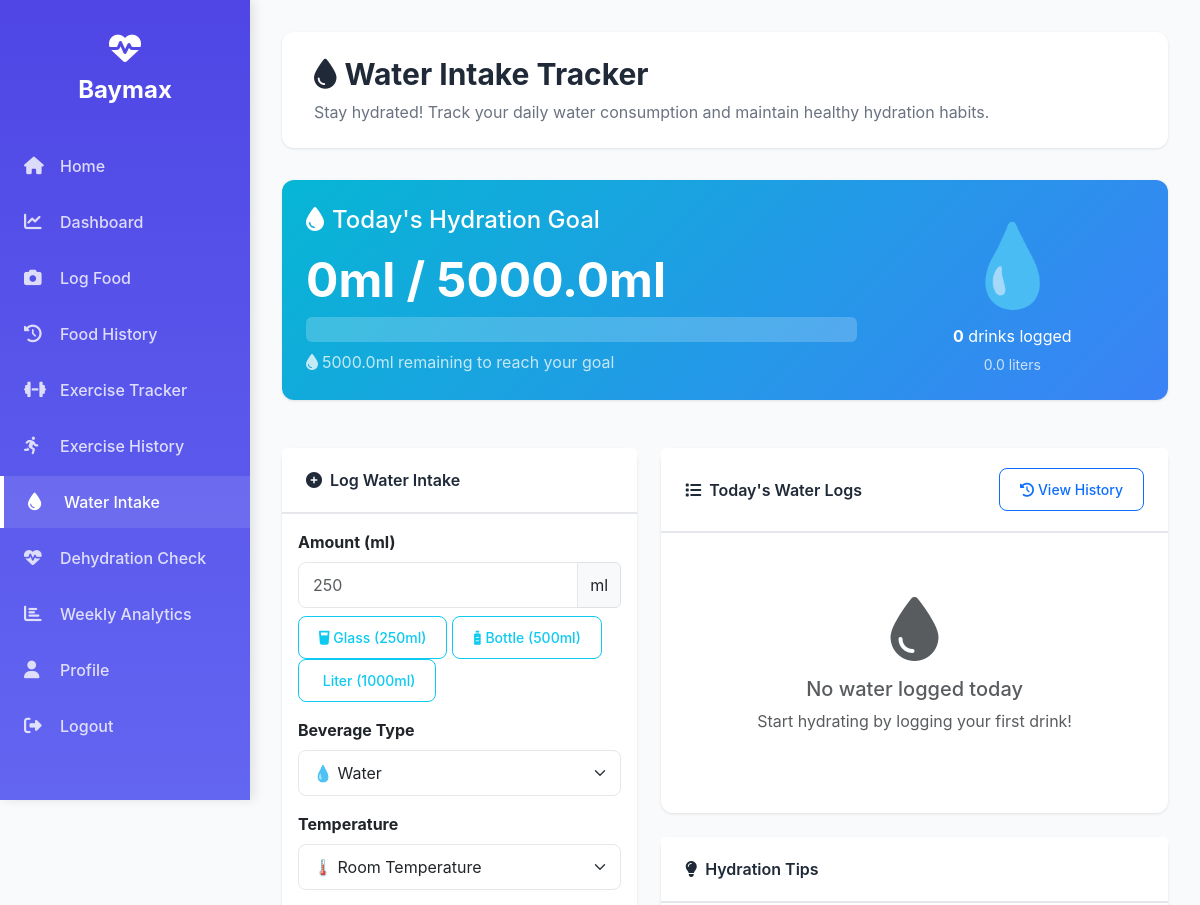
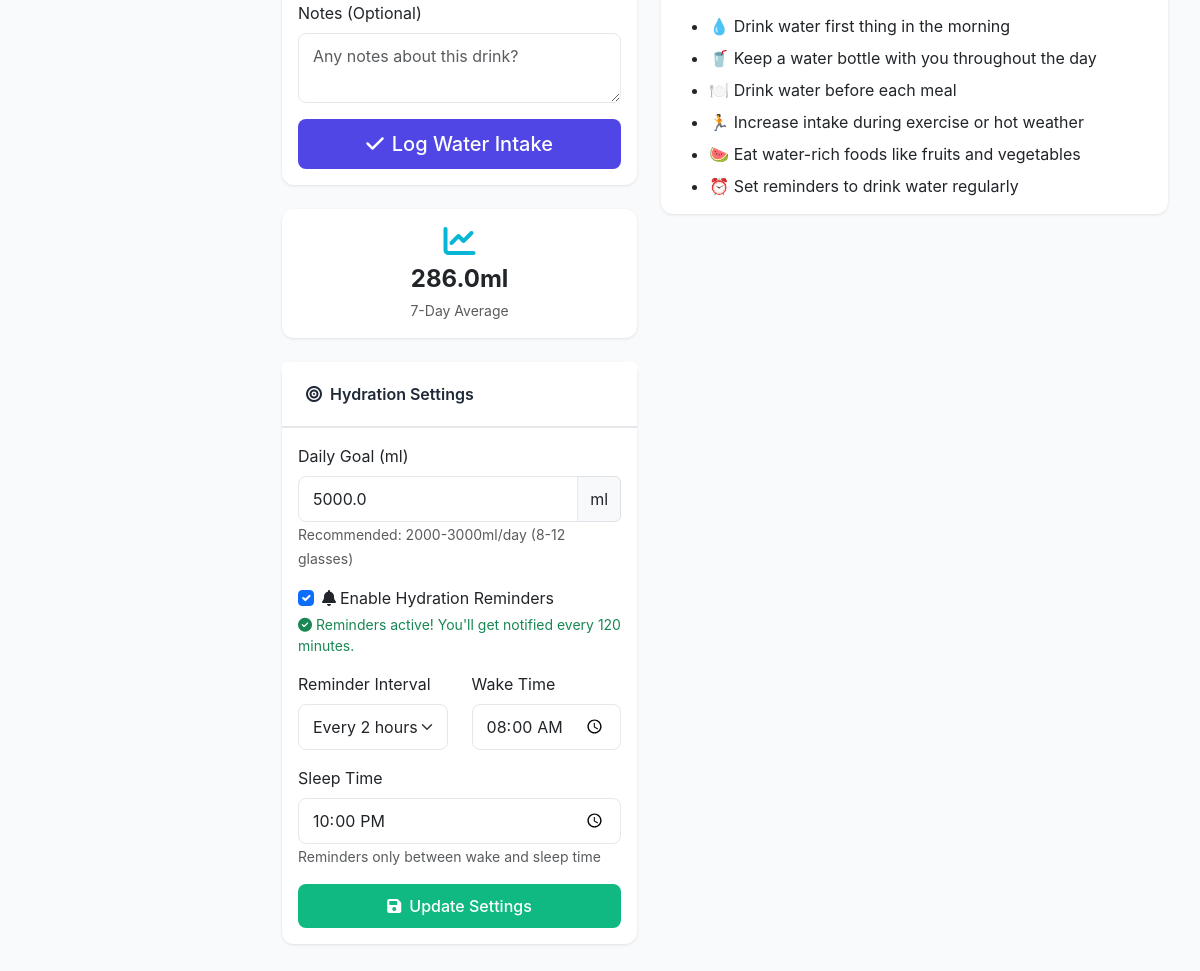
Screenshot of /water_intake (signed in) with the database file from the repository (2 pictures, top to bottom).
### app.py (models this page shows)
class WaterGoal(db.Model):
    id = db.Column(db.Integer, primary_key=True)
    user_id = db.Column(db.Integer, db.ForeignKey('user.id'), unique=True)
    daily_goal_ml = db.Column(db.Float, default=2000)  # Default 2L
    reminder_enabled = db.Column(db.Boolean, default=True)
    reminder_interval_minutes = db.Column(db.Integer, default=120)  # Every 2 hours
    wake_time = db.Column(db.String(5), default='08:00')  # Start reminders
    sleep_time = db.Column(db.String(5), default='22:00')  # Stop reminders
    created_at = db.Column(db.DateTime, default=datetime.utcnow)
    updated_at = db.Column(db.DateTime, default=datetime.utcnow, onupdate=datetime.utcnow)

### app.py (the view)
@app.route('/water_intake')
@login_required
def water_intake():
    goal = WaterGoal.query.filter_by(user_id=current_user.id).first()
    if not goal:
        goal = WaterGoal(user_id=current_user.id, daily_goal_ml=2000)
        db.session.add(goal)
        db.session.commit()
    ist_now = datetime.now(IST)
    today_start = ist_now.replace(hour=0, minute=0, second=0, microsecond=0, tzinfo=None)
    today_intakes = WaterIntake.query.filter(
        WaterIntake.user_id == current_user.id,
        WaterIntake.timestamp >= today_start
    ).order_by(WaterIntake.timestamp.desc()).all()
    today_total = sum(intake.amount_ml for intake in today_intakes)
    progress_percentage = min(100, round((today_total / goal.daily_goal_ml) * 100, 1))
    remaining_ml = max(0, goal.daily_goal_ml - today_total)
    week_ago = datetime.utcnow() - timedelta(days=7)
    week_intakes = WaterIntake.query.filter(
        WaterIntake.user_id == current_user.id,
        WaterIntake.timestamp >= week_ago
    ).all()
    week_total = sum(intake.amount_ml for intake in week_intakes)
    weekly_average = round(week_total / 7, 0)
    daily_totals = {}
    for intake in week_intakes:
        date_key = intake.timestamp.strftime('%Y-%m-%d')
        if date_key not in daily_totals:
            daily_totals[date_key] = 0
        daily_totals[date_key] += intake.amount_ml
    beverage_breakdown = {}
    for intake in today_intakes:
        bev_type = intake.beverage_type
        if bev_type not in beverage_breakdown:
            beverage_breakdown[bev_type] = 0
        beverage_breakdown[bev_type] += intake.amount_ml
    return render_template('water_intake.html',
                         goal=goal,
                         today_total=today_total,
                         progress_percentage=progress_percentage,
                         remaining_ml=remaining_ml,
                         today_intakes=today_intakes,
                         weekly_average=weekly_average,
                         daily_totals=daily_totals,
                         beverage_breakdown=beverage_breakdown)

### templates/water_intake.html (shortened to what this page needs)
{% extends "base.html" %}
{% block content %}
<div class="content-header">
    <h1><i class="fas fa-tint me-2"></i>Water Intake Tracker</h1>
    <p>Stay hydrated! Track your daily water consumption and maintain healthy hydration habits.</p>
</div>
<div class="row mb-4">
    <div class="col-12">
        <div class="card" style="background: linear-gradient(135deg, #06b6d4 0%, #3b82f6 100%); color: white; border: none;">
            <div class="card-body p-4">
                <div class="row align-items-center">
                    <div class="col-md-8">
                        <h4 class="mb-3"><i class="fas fa-tint me-2"></i>Today's Hydration Goal</h4>
                        <h2 class="mb-2 display-5 fw-bold">{{ today_total }}ml / {{ goal.daily_goal_ml }}ml</h2>
                        <div class="progress" style="height: 25px; background: rgba(255,255,255,0.2);">
                        </div>
                        <p class="mt-2 mb-0 opacity-75">
                            {% if remaining_ml > 0 %}
                                <i class="fas fa-tint me-1"></i>{{ remaining_ml }}ml remaining to reach your goal
                            {% else %}
                                <i class="fas fa-check-circle me-1"></i>Great job! You've reached your daily goal! 🎉
                            {% endif %}
                        </p>
                    </div>
                    <div class="col-md-4 text-center">
                        <div style="font-size: 5rem; opacity: 0.9;">
                            {% if progress_percentage < 30 %}
                                💧
                            {% elif progress_percentage < 60 %}
                                🥤
                            {% elif progress_percentage < 100 %}
                                💦
                            {% else %}
                                🏆
                            {% endif %}
                        </div>
                        <p class="mb-1"><strong>{{ today_intakes|length }}</strong> drinks logged</p>
                        <small class="opacity-75">{{ (today_total / 1000)|round(1) }} liters</small>
                    </div>
                </div>
            </div>
        </div>
    </div>
</div>
<div class="row g-4">
    <div class="col-lg-5">
        <div class="card">
            <div class="card-header">
                <i class="fas fa-plus-circle me-2"></i>Log Water Intake
            </div>
            <div class="card-body">
                <form method="post" action="{{ url_for('log_water') }}">
                    <div class="mb-3">
                        <label class="form-label fw-bold">Amount (ml)</label>
                        <div class="input-group">
                            <input type="number" name="amount_ml" class="form-control" id="amountInput"
                                   min="1" step="1" placeholder="250" required>
                            <span class="input-group-text">ml</span>
                        </div>
                        <div class="mt-2">
                            <button type="button" class="btn btn-sm btn-outline-info" onclick="setAmount(250)">
                                <i class="fas fa-glass-water"></i> Glass (250ml)
                            </button>
                            <button type="button" class="btn btn-sm btn-outline-info" onclick="setAmount(500)">
                                <i class="fas fa-bottle-water"></i> Bottle (500ml)
                            </button>
                            <button type="button" class="btn btn-sm btn-outline-info" onclick="setAmount(1000)">
                                 Liter (1000ml)
                            </button>
                        </div>
                    </div>
                    <div class="mb-3">
                        <label class="form-label fw-bold">Beverage Type</label>
                        <select name="beverage_type" class="form-select">
                            <option value="water">💧 Water</option>
                        </select>
                    </div>
                    <div class="mb-3">
                        <label class="form-label fw-bold">Temperature</label>
                        <select name="temperature" class="form-select">
                            <option value="room" selected>🌡️ Room Temperature</option>
                        </select>
                    </div>
                    <div class="mb-3">
                        <label class="form-label">Notes (Optional)</label>
                        <textarea name="notes" class="form-control" rows="2"
                                  placeholder="Any notes about this drink?"></textarea>
                    </div>
                    <button type="submit" class="btn btn-primary w-100 btn-lg">
                        <i class="fas fa-check me-2"></i>Log Water Intake
                    </button>
                </form>
            </div>
        </div>
        <div class="card mt-4">
            <div class="card-body text-center">
                <i class="fas fa-chart-line fa-2x mb-2" style="color: #06b6d4;"></i>
                <h4 class="mb-1 fw-bold">{{ weekly_average }}ml</h4>
                <small class="text-muted">7-Day Average</small>
            </div>
        </div>
        <div class="card mt-4">
            <div class="card-header">
                <i class="fas fa-bullseye me-2"></i>Hydration Settings
            </div>
            <div class="card-body">
                <form method="post" action="{{ url_for('update_water_goal') }}">
                    <div class="mb-3">
                        <label class="form-label">Daily Goal (ml)</label>
                        <div class="input-group">
                            <input type="number" name="daily_goal_ml" class="form-control"
                                   value="{{ goal.daily_goal_ml }}" min="500" step="100" required>
                            <span class="input-group-text">ml</span>
                        </div>
                        <small class="text-muted">Recommended: 2000-3000ml/day (8-12 glasses)</small>
                    </div>
                    <div class="mb-3">
                        <div class="form-check">
                            <input class="form-check-input" type="checkbox" name="reminder_enabled"
                                   id="reminderCheck" {% if goal.reminder_enabled %}checked{% endif %}>
                            <label class="form-check-label" for="reminderCheck">
                                <i class="fas fa-bell me-1"></i>Enable Hydration Reminders
                            </label>
                        </div>
                        {% if goal.reminder_enabled %}
                        <small class="text-success d-block mt-1">
                            <i class="fas fa-check-circle me-1"></i>Reminders active! You'll get notified every {{ goal.reminder_interval_minutes }} minutes.
                        </small>
                        {% else %}
                        <small class="text-muted d-block mt-1">
                            <i class="fas fa-info-circle me-1"></i>Enable to receive browser notifications
                        </small>
                        {% endif %}
                    </div>
                    <div class="row">
                        <div class="col-6 mb-3">
                            <label class="form-label">Reminder Interval</label>
                            <select name="reminder_interval_minutes" class="form-select">
                                <option value="120" {% if goal.reminder_interval_minutes == 120 %}selected{% endif %}>Every 2 hours</option>
                            </select>
                        </div>
                        <div class="col-6 mb-3">
                            <label class="form-label">Wake Time</label>
                            <input type="time" name="wake_time" class="form-control"
                                   value="{{ goal.wake_time }}" required>
                        </div>
                    </div>
                    <div class="mb-3">
                        <label class="form-label">Sleep Time</label>
                        <input type="time" name="sleep_time" class="form-control"
                               value="{{ goal.sleep_time }}" required>
                        <small class="text-muted">Reminders only between wake and sleep time</small>
                    </div>
                    <button type="submit" class="btn btn-success w-100">
                        <i class="fas fa-save me-2"></i>Update Settings
                    </button>
                </form>
            </div>
        </div>
    </div>
    <div class="col-lg-7">
        <div class="card">
            <div class="card-header d-flex justify-content-between align-items-center">
                <span><i class="fas fa-list me-2"></i>Today's Water Logs</span>
                <a href="{{ url_for('water_history') }}" class="btn btn-sm btn-outline-primary">
                    <i class="fas fa-history me-1"></i>View History
                </a>
            </div>
            <div class="card-body">
                {% if today_intakes %}
                    <div class="list-group list-group-flush">
                        {% for intake in today_intakes %}
                        <div class="list-group-item px-0">
                            <div class="d-flex justify-content-between align-items-start">
                                <div class="flex-grow-1">
                                    <h6 class="mb-1">
                                        {% if intake.beverage_type == 'water' %}💧
                                        {% elif intake.beverage_type == 'tea' %}🍵
                                        {% elif intake.beverage_type == 'coffee' %}☕
                                        {% elif intake.beverage_type == 'juice' %}🧃
                                        {% elif intake.beverage_type == 'milk' %}🥛
                                        {% elif intake.beverage_type == 'smoothie' %}🥤
                                        {% else %}🥤{% endif %}
                                        {{ intake.beverage_type|title }}
                                        <span class="badge bg-info ms-2">{{ intake.amount_ml }}ml</span>
                                    </h6>
                                    <small class="text-muted">
                                        <i class="far fa-clock me-1"></i>{{ intake.timestamp.strftime('%I:%M %p') }}
                                        {% if intake.temperature %}
                                            <span class="mx-2">|</span>
                                            {% if intake.temperature == 'cold' %}❄️
                                            {% elif intake.temperature == 'hot' %}🔥
                                            {% else %}🌡️{% endif %}
                                            {{ intake.temperature|title }}
                                        {% endif %}
                                    </small>
                                    {% if intake.notes %}
                                    <p class="mb-0 mt-1 small text-muted">
                                        <i class="fas fa-sticky-note me-1"></i>{{ intake.notes }}
                                    </p>
                                    {% endif %}
                                </div>
                                <form method="post" action="{{ url_for('delete_water', intake_id=intake.id) }}"
                                      style="display: inline;"
                                      onsubmit="return confirm('Delete this water log?');">
                                    <button type="submit" class="btn btn-sm btn-outline-danger">
                                        <i class="fas fa-trash"></i>
                                    </button>
                                </form>
                            </div>
                        </div>
                        {% endfor %}
                    </div>
                {% else %}
                    <div class="text-center py-5">
                        <i class="fas fa-tint fa-4x text-muted mb-3"></i>
                        <h5 class="text-muted">No water logged today</h5>
                        <p class="text-muted">Start hydrating by logging your first drink!</p>
                    </div>
                {% endif %}
            </div>
        </div>
        <div class="card mt-4">
            <div class="card-header">
                <i class="fas fa-lightbulb me-2"></i>Hydration Tips
            </div>
            <div class="card-body">
                <ul class="mb-0">
                    <li class="mb-2">💧 Drink water first thing in the morning</li>
                    <li class="mb-2">🥤 Keep a water bottle with you throughout the day</li>
                    <li class="mb-2">🍽️ Drink water before each meal</li>
                    <li class="mb-2">🏃 Increase intake during exercise or hot weather</li>
                    <li class="mb-2">🍉 Eat water-rich foods like fruits and vegetables</li>
                    <li>⏰ Set reminders to drink water regularly</li>
                </ul>
            </div>
        </div>
    </div>
</div>
{% endblock %}

### rows the page displays
WaterGoal: daily_goal_ml "5000.0", reminder_enabled "☑", reminder_interval_minutes "120", reminder_interval_minutes "Every 2 hours", wake_time "08:00", sleep_time "22:00"

### other values shown
{{ today_total }} "0"
{{ remaining_ml }} "5000.0"
{{ today_intakes|length }} "0"
{{ (today_total / 1000)|round(1) }} "0.0"
{{ weekly_average }} "286.0"
